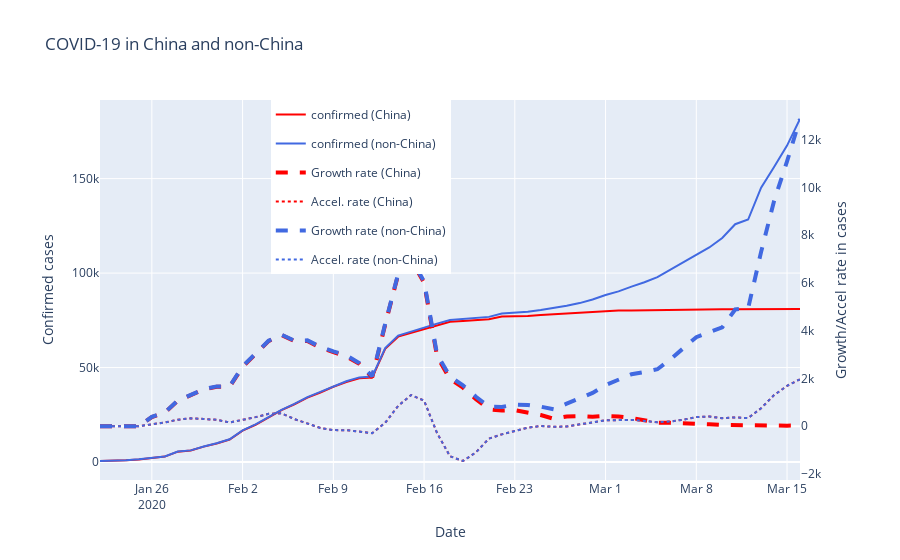

This figure's notebook cell:
### Code cell
# Show fig
import plotly.express as px
import plotly.graph_objects as go

colorSequence = ["red", "royalblue"]

layout = go.Layout(title="COVID-19 in China and non-China", margin={"l": 100, "r": 100},
                   colorway=["#287D95", "#EF533B"], legend={"x": 0.7, "y": 1, 'orientation': "h"},
                   yaxis={'title': 'Confirmed cases'},
                   yaxis2={'title': 'Growth/Accel rate in cases', 'overlaying': 'y', 'side': 'right', "showgrid": False},
                   xaxis={"title": "Date"},
                   height=1000)

chinaColor = colorSequence[0]
nonChinaColor = colorSequence[1]
colorMap = {'confirmed (China)':chinaColor, 
           'growth_rate (China)':chinaColor, 
           'acceleration_rate (China)':chinaColor, 
           'confirmed (non-China)':nonChinaColor, 
           'growth_rate (non-China)':nonChinaColor,
           'acceleration_rate (non-China)':nonChinaColor,
          }

# Only plot 'confirmed', since we can't control the dashed lines and second-axes using Plotly Express
traces_confirmed = px.line(pd.concat([df_china_prepared, df_non_china_prepared]).query('variable == ["confirmed (China)", "confirmed (non-China)"]'), 
                           x='date', 
                           y='value', 
                           color='variable',
                           color_discrete_map=colorMap,).data

# Reset index
df_non_china = df_non_china.reset_index()

# Add growth rate
trace_growth_china = go.Scatter(x=df_china['date'], 
                                y=df_china['growth_rate'], 
                                name='Growth rate (China)',
                                line=dict(color=chinaColor, 
                                          width=4, 
                                          dash='dash'), 
                                yaxis="y2")
trace_growth_non_china = go.Scatter(x=df_non_china['date'], 
                                    y=df_non_china['growth_rate'], 
                                    name='Growth rate (non-China)',
                                    line=dict(color=nonChinaColor, 
                                              width=4, 
                                              dash='dash'), 
                                    yaxis="y2")

# Add acceleration rate
trace_accel_china = go.Scatter(x=df_non_china['date'], 
                               y=df_non_china['acceleration_rate'], 
                               name='Accel. rate (China)',
                         line=dict(color=chinaColor, 
                                   width=2, 
                                   dash='dot'), 
                               yaxis="y2")

trace_accel_non_china = go.Scatter(x=df_non_china['date'], 
                                   y=df_non_china['acceleration_rate'], 
                                   name='Accel. rate (non-China)',
                         line=dict(color=nonChinaColor, 
                                   width=2, 
                                   dash='dot'), 
                                   yaxis="y2")

# Combine to make a tuple
traces_combined = traces_confirmed + (trace_growth_china, trace_accel_china, trace_growth_non_china, trace_accel_non_china,)
fig = go.Figure(data=traces_combined, layout=layout)
fig.show()
